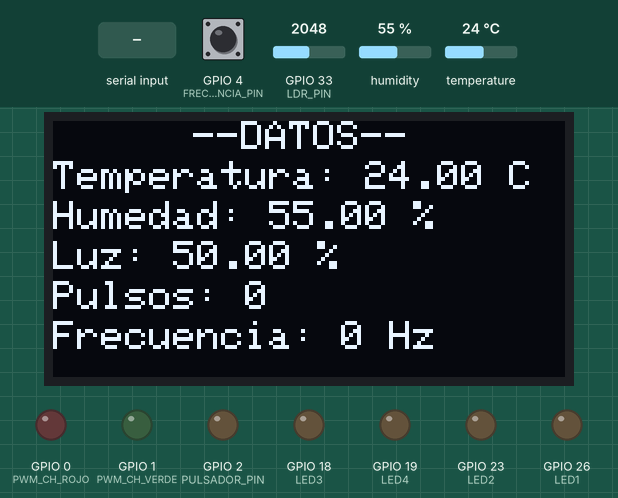
Simulated run of this sketch. Board: ESP32. On the bench: 128×64 one-colour display, output pins drawn as LEDs (lit = HIGH). The test bench sets the inputs (shaded band); at power-on: humidity 55 %, GPIO 4 (FRECUENCIA_PIN) HIGH, GPIO 33 (LDR_PIN) = 2048, temperature 24 °C. Nothing arrives over Bluetooth unless stated; what the sketch prints to the serial monitor is not drawn.

Above: at 1.6 s.
1.7 s: "LOGO\n" received over the second serial link
At 2.7 s:
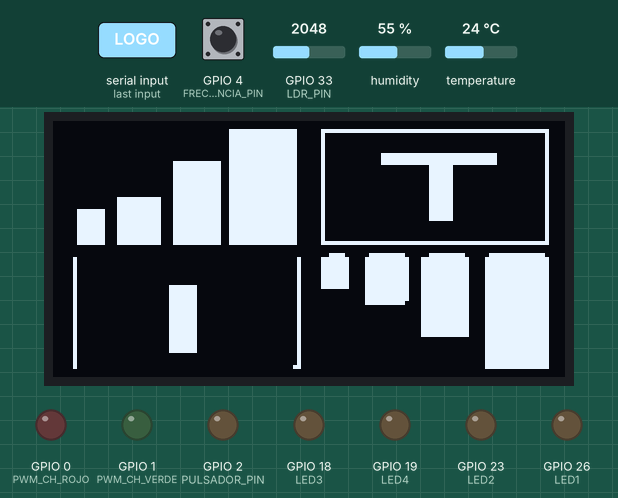
9.2 s: "LED1\n" received over the second serial link
At 9.9 s:
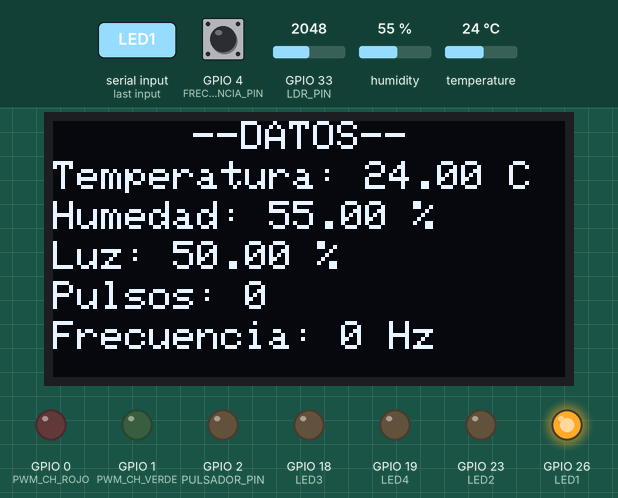
10.7 s: "PMW:90\n" received over the second serial link
At 11.0 s:
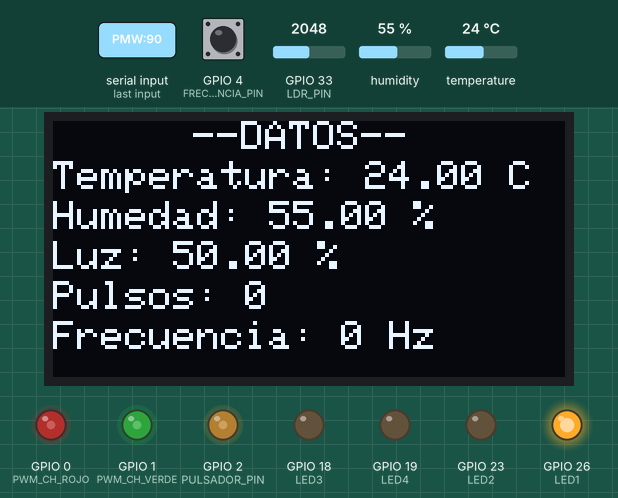
12.2 s: "LED2\n" received over the second serial link
At 13.4 s:
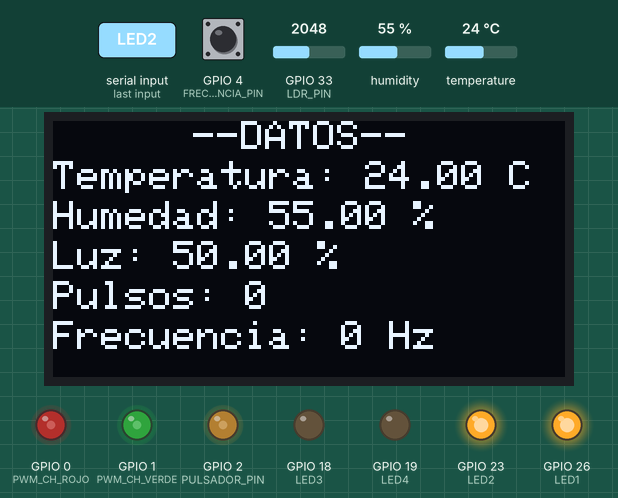
13.7 s: "PMW:,45\n" received over the second serial link
At 14.5 s:
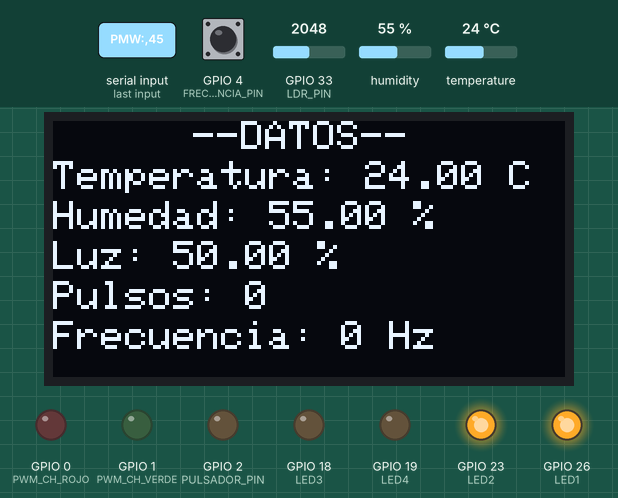
15.2 s: humidity set to 22 %
At 17.0 s:
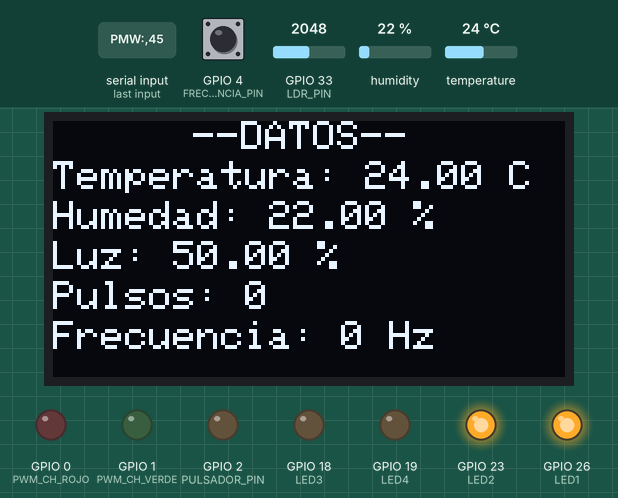
Timing chart, 0 to 18.5 s (numbered marks = the images above; inputs shaded):
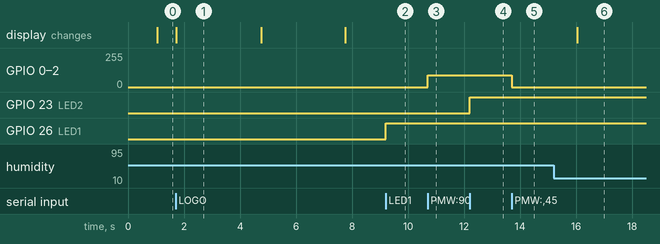

Measured:
- after the input at 1.7 s, the display: changes at once (image 1)
- after the input at 9.2 s, GPIO 26 (LED1): LOW → HIGH at once
- after the input at 10.7 s, GPIO 0 (PWM_CH_ROJO), GPIO 1 (PWM_CH_VERDE), GPIO 2 (PULSADOR_PIN): 0/255 → 90/255 at once
- after the input at 12.2 s, GPIO 23 (LED2): LOW → HIGH at once
- after the input at 13.7 s, GPIO 0 (PWM_CH_ROJO), GPIO 1 (PWM_CH_VERDE), GPIO 2 (PULSADOR_PIN): 90/255 → 0/255 at once
- after the input at 15.2 s, the display: changes after 0.85 s (image 6)
- what the display in image 1 shows lasts 3.1 s, from 1.7 s to 4.8 s

The sketch:

ESP32.ino
```cpp
#include <DHT.h>
#include <DHT_U.h>
#include <Wire.h>
#include <Adafruit_GFX.h>
#include <Adafruit_SSD1306.h>
#include <BluetoothSerial.h>

// --- Pines ---
#define DHTPIN 32
#define DHTTYPE DHT11
#define LDR_PIN 33
#define LED1 26
#define LED2 23
#define LED3 18
#define LED4 19

#define PULSADOR_PIN 2
#define FRECUENCIA_PIN 4

#define OLED_SDA 21
#define OLED_SCL 22

#define SCREEN_WIDTH 128
#define SCREEN_HEIGHT 64

#define ROJO_PIN 13
#define VERDE_PIN 14
#define AZUL_PIN 27

// Canales PWM
#define PWM_CH_ROJO 0
#define PWM_CH_VERDE 1
#define PWM_CH_AZUL 2
#define PWM_FREQ 5000
#define PWM_RES 8 // 8 bits = valores de 0 a 255

// --- Objetos ---
DHT dht(DHTPIN, DHTTYPE);
Adafruit_SSD1306 display(SCREEN_WIDTH, SCREEN_HEIGHT, &Wire, -1);
BluetoothSerial SerialBT;

// --- Variables globales ---
volatile unsigned long cuentaFrecuencia = 0;
volatile unsigned long pulsosBoton = 0;
volatile bool esperandoBajada = false;

// Variables para el logo
bool mostrarLogoActiva = false;
unsigned long tiempoInicioLogo = 0;
const unsigned long DURACION_CADA_LOGO = 3000; // 3 segundos para cada imagen
const unsigned long DURACION_TOTAL_LOGOS = 6000; // 6 segundos total (2 imágenes)
int imagenActual = 1; // 1 = primera imagen, 2 = segunda imagen

float Vcc = 4.6;
float Rc = 10000;
float Rmin = 470;
float Rmax = 10000;

unsigned long tiempoAnterior = 0;
const unsigned long intervalo = 1000; // 1 segundo

// LEDs
bool estadoLED1 = false;
bool estadoLED2 = false;
bool estadoLED3 = false;
bool estadoLED4 = false;

// Variables para almacenar los últimos datos
float ultimaTemperatura = 0;
float ultimaHumedad = 0;
float ultimaLuz = 0;
unsigned long ultimaFrecuencia = 0;
unsigned long ultimosPulsos = 0;

// Definición de los logos en formato XBM
#define logo_width 128
#define logo_height 64
const unsigned char logo_bits[] = {
  0x00, 0x00, 0x00, 0x00, 0x00, 0x00, 0x00, 0x00, 0x00, 0x00, 0x00, 0x00, 0x00, 0x00, 0x00, 0x00,
	0x00, 0x00, 0x00, 0x00, 0x00, 0x00, 0x00, 0x00, 0x00, 0x00, 0x00, 0x00, 0x00, 0x00, 0x00, 0x00,
	0x00, 0x00, 0x00, 0x00, 0x00, 0x0f, 0xff, 0xf8, 0x1f, 0xff, 0xff, 0xff, 0xff, 0xff, 0xff, 0xf0,
	0x00, 0x00, 0x00, 0x00, 0x00, 0x0f, 0xff, 0xf8, 0x10, 0x00, 0x00, 0x00, 0x00, 0x00, 0x00, 0x10,
	0x00, 0x00, 0x00, 0x00, 0x00, 0x0f, 0xff, 0xf8, 0x10, 0x00, 0x00, 0x00, 0x00, 0x00, 0x00, 0x10,
	0x00, 0x00, 0x00, 0x00, 0x00, 0x0f, 0xff, 0xf8, 0x10, 0x00, 0x00, 0x00, 0x00, 0x00, 0x00, 0x10,
	0x00, 0x00, 0x00, 0x00, 0x00, 0x0f, 0xff, 0xf8, 0x10, 0x00, 0x00, 0x00, 0x00, 0x00, 0x00, 0x10,
	0x00, 0x00, 0x00, 0x00, 0x00, 0x0f, 0xff, 0xf8, 0x10, 0x00, 0x00, 0x00, 0x00, 0x00, 0x00, 0x10,
	0x00, 0x00, 0x00, 0x00, 0x00, 0x0f, 0xff, 0xf8, 0x10, 0x00, 0x3f, 0xff, 0xff, 0xfe, 0x00, 0x10,
	0x00, 0x00, 0x00, 0x00, 0x00, 0x0f, 0xff, 0xf8, 0x10, 0x00, 0x3f, 0xff, 0xff, 0xfe, 0x00, 0x10,
	0x00, 0x00, 0x00, 0x03, 0xff, 0xcf, 0xff, 0xf8, 0x10, 0x00, 0x3f, 0xff, 0xff, 0xfe, 0x00, 0x10,
	0x00, 0x00, 0x00, 0x03, 0xff, 0xcf, 0xff, 0xf8, 0x10, 0x00, 0x00, 0x03, 0xf0, 0x00, 0x00, 0x10,
	0x00, 0x00, 0x00, 0x03, 0xff, 0xcf, 0xff, 0xf8, 0x10, 0x00, 0x00, 0x03, 0xf0, 0x00, 0x00, 0x10,
	0x00, 0x00, 0x00, 0x03, 0xff, 0xcf, 0xff, 0xf8, 0x10, 0x00, 0x00, 0x03, 0xf0, 0x00, 0x00, 0x10,
	0x00, 0x00, 0x00, 0x03, 0xff, 0xcf, 0xff, 0xf8, 0x10, 0x00, 0x00, 0x03, 0xf0, 0x00, 0x00, 0x10,
	0x00, 0x00, 0x00, 0x03, 0xff, 0xcf, 0xff, 0xf8, 0x10, 0x00, 0x00, 0x03, 0xf0, 0x00, 0x00, 0x10,
	0x00, 0x00, 0x00, 0x03, 0xff, 0xcf, 0xff, 0xf8, 0x10, 0x00, 0x00, 0x03, 0xf0, 0x00, 0x00, 0x10,
	0x00, 0x00, 0x00, 0x03, 0xff, 0xcf, 0xff, 0xf8, 0x10, 0x00, 0x00, 0x03, 0xf0, 0x00, 0x00, 0x10,
	0x00, 0x00, 0x00, 0x03, 0xff, 0xcf, 0xff, 0xf8, 0x10, 0x00, 0x00, 0x03, 0xf0, 0x00, 0x00, 0x10,
	0x00, 0x00, 0xff, 0xe3, 0xff, 0xcf, 0xff, 0xf8, 0x10, 0x00, 0x00, 0x03, 0xf0, 0x00, 0x00, 0x10,
	0x00, 0x00, 0xff, 0xe3, 0xff, 0xcf, 0xff, 0xf8, 0x10, 0x00, 0x00, 0x03, 0xf0, 0x00, 0x00, 0x10,
	0x00, 0x00, 0xff, 0xe3, 0xff, 0xcf, 0xff, 0xf8, 0x10, 0x00, 0x00, 0x03, 0xf0, 0x00, 0x00, 0x10,
	0x03, 0xf8, 0xff, 0xe3, 0xff, 0xcf, 0xff, 0xf8, 0x10, 0x00, 0x00, 0x03, 0xf0, 0x00, 0x00, 0x10,
	0x03, 0xf8, 0xff, 0xe3, 0xff, 0xcf, 0xff, 0xf8, 0x10, 0x00, 0x00, 0x03, 0xf0, 0x00, 0x00, 0x10,
	0x03, 0xf8, 0xff, 0xe3, 0xff, 0xcf, 0xff, 0xf8, 0x10, 0x00, 0x00, 0x03, 0xf0, 0x00, 0x00, 0x10,
	0x03, 0xf8, 0xff, 0xe3, 0xff, 0xcf, 0xff, 0xf8, 0x10, 0x00, 0x00, 0x00, 0x00, 0x00, 0x00, 0x10,
	0x03, 0xf8, 0xff, 0xe3, 0xff, 0xcf, 0xff, 0xf8, 0x10, 0x00, 0x00, 0x00, 0x00, 0x00, 0x00, 0x10,
	0x03, 0xf8, 0xff, 0xe3, 0xff, 0xcf, 0xff, 0xf8, 0x10, 0x00, 0x00, 0x00, 0x00, 0x00, 0x00, 0x10,
	0x03, 0xf8, 0xff, 0xe3, 0xff, 0xcf, 0xff, 0xf8, 0x10, 0x00, 0x00, 0x00, 0x00, 0x00, 0x00, 0x10,
	0x03, 0xf8, 0xff, 0xe3, 0xff, 0xcf, 0xff, 0xf8, 0x10, 0x00, 0x00, 0x00, 0x00, 0x00, 0x00, 0x10,
	0x03, 0xf8, 0xff, 0xe3, 0xff, 0xcf, 0xff, 0xf8, 0x1f, 0xff, 0xff, 0xff, 0xff, 0xff, 0xff, 0xf0,
	0x00, 0x00, 0x00, 0x00, 0x00, 0x00, 0x00, 0x00, 0x00, 0x00, 0x00, 0x00, 0x00, 0x00, 0x00, 0x00,
	0x00, 0x00, 0x00, 0x00, 0x00, 0x00, 0x00, 0x00, 0x00, 0x00, 0x00, 0x00, 0x00, 0x00, 0x00, 0x00,
	0x00, 0x00, 0x00, 0x00, 0x00, 0x00, 0x00, 0x00, 0x07, 0x81, 0xff, 0x03, 0xfe, 0x07, 0xff, 0xe0,
	0x04, 0x00, 0x00, 0x00, 0x00, 0x00, 0x00, 0x04, 0x1f, 0xc3, 0xff, 0x8f, 0xff, 0x0f, 0xff, 0xf0,
	0x04, 0x00, 0x00, 0x00, 0x00, 0x00, 0x00, 0x04, 0x1f, 0xc3, 0xff, 0x8f, 0xff, 0x0f, 0xff, 0xf0,
	0x04, 0x00, 0x00, 0x00, 0x00, 0x00, 0x00, 0x04, 0x1f, 0xc3, 0xff, 0x8f, 0xff, 0x0f, 0xff, 0xf0,
	0x04, 0x00, 0x00, 0x00, 0x00, 0x00, 0x00, 0x04, 0x1f, 0xc3, 0xff, 0x8f, 0xff, 0x0f, 0xff, 0xf0,
	0x04, 0x00, 0x00, 0x00, 0x00, 0x00, 0x00, 0x04, 0x1f, 0xc3, 0xff, 0x8f, 0xff, 0x0f, 0xff, 0xf0,
	0x04, 0x00, 0x00, 0x00, 0x00, 0x00, 0x00, 0x04, 0x1f, 0xc3, 0xff, 0x8f, 0xff, 0x0f, 0xff, 0xf0,
	0x04, 0x00, 0x00, 0x00, 0x00, 0x00, 0x00, 0x04, 0x1f, 0xc3, 0xff, 0x8f, 0xff, 0x0f, 0xff, 0xf0,
	0x04, 0x00, 0x00, 0x07, 0xf0, 0x00, 0x00, 0x04, 0x1f, 0xc3, 0xff, 0x8f, 0xff, 0x0f, 0xff, 0xf0,
	0x04, 0x00, 0x00, 0x07, 0xf0, 0x00, 0x00, 0x04, 0x00, 0x03, 0xff, 0x8f, 0xff, 0x0f, 0xff, 0xf0,
	0x04, 0x00, 0x00, 0x07, 0xf0, 0x00, 0x00, 0x04, 0x00, 0x03, 0xff, 0x8f, 0xff, 0x0f, 0xff, 0xf0,
	0x04, 0x00, 0x00, 0x07, 0xf0, 0x00, 0x00, 0x04, 0x00, 0x03, 0xff, 0x8f, 0xff, 0x0f, 0xff, 0xf0,
	0x04, 0x00, 0x00, 0x07, 0xf0, 0x00, 0x00, 0x04, 0x00, 0x03, 0xff, 0x0f, 0xff, 0x0f, 0xff, 0xf0,
	0x04, 0x00, 0x00, 0x07, 0xf0, 0x00, 0x00, 0x04, 0x00, 0x00, 0x00, 0x0f, 0xff, 0x0f, 0xff, 0xf0,
	0x04, 0x00, 0x00, 0x07, 0xf0, 0x00, 0x00, 0x04, 0x00, 0x00, 0x00, 0x0f, 0xff, 0x0f, 0xff, 0xf0,
	0x04, 0x00, 0x00, 0x07, 0xf0, 0x00, 0x00, 0x04, 0x00, 0x00, 0x00, 0x0f, 0xff, 0x0f, 0xff, 0xf0,
	0x04, 0x00, 0x00, 0x07, 0xf0, 0x00, 0x00, 0x04, 0x00, 0x00, 0x00, 0x0f, 0xff, 0x0f, 0xff, 0xf0,
	0x04, 0x00, 0x00, 0x07, 0xf0, 0x00, 0x00, 0x04, 0x00, 0x00, 0x00, 0x0f, 0xff, 0x0f, 0xff, 0xf0,
	0x04, 0x00, 0x00, 0x07, 0xf0, 0x00, 0x00, 0x04, 0x00, 0x00, 0x00, 0x0f, 0xff, 0x0f, 0xff, 0xf0,
	0x04, 0x00, 0x00, 0x07, 0xf0, 0x00, 0x00, 0x04, 0x00, 0x00, 0x00, 0x0f, 0xff, 0x0f, 0xff, 0xf0,
	0x04, 0x00, 0x00, 0x07, 0xf0, 0x00, 0x00, 0x04, 0x00, 0x00, 0x00, 0x0f, 0xff, 0x0f, 0xff, 0xf0,
	0x04, 0x00, 0x00, 0x07, 0xf0, 0x00, 0x00, 0x04, 0x00, 0x00, 0x00, 0x00, 0x00, 0x0f, 0xff, 0xf0,
	0x04, 0x00, 0x00, 0x07, 0xf0, 0x00, 0x00, 0x04, 0x00, 0x00, 0x00, 0x00, 0x00, 0x0f, 0xff, 0xf0,
	0x04, 0x00, 0x00, 0x07, 0xf0, 0x00, 0x00, 0x04, 0x00, 0x00, 0x00, 0x00, 0x00, 0x0f, 0xff, 0xf0,
	0x04, 0x00, 0x00, 0x07, 0xf0, 0x00, 0x00, 0x04, 0x00, 0x00, 0x00, 0x00, 0x00, 0x0f, 0xff, 0xf0,
	0x04, 0x00, 0x00, 0x00, 0x00, 0x00, 0x00, 0x04, 0x00, 0x00, 0x00, 0x00, 0x00, 0x0f, 0xff, 0xf0,
	0x04, 0x00, 0x00, 0x00, 0x00, 0x00, 0x00, 0x04, 0x00, 0x00, 0x00, 0x00, 0x00, 0x0f, 0xff, 0xf0,
	0x04, 0x00, 0x00, 0x00, 0x00, 0x00, 0x00, 0x04, 0x00, 0x00, 0x00, 0x00, 0x00, 0x0f, 0xff, 0xf0,
	0x04, 0x00, 0x00, 0x00, 0x00, 0x00, 0x00, 0x0c, 0x00, 0x00, 0x00, 0x00, 0x00, 0x0f, 0xff, 0xf0,
	0x00, 0x00, 0x00, 0x00, 0x00, 0x00, 0x00, 0x00, 0x00, 0x00, 0x00, 0x00, 0x00, 0x00, 0x00, 0x00,
	0x00, 0x00, 0x00, 0x00, 0x00, 0x00, 0x00, 0x00, 0x00, 0x00, 0x00, 0x00, 0x00, 0x00, 0x00, 0x00
  };

#define logo2_width 128
#define logo2_height 64
const unsigned char logo2_bits[] = {
	0xff, 0xff, 0xff, 0xff, 0xff, 0xff, 0xff, 0xff, 0xff, 0xff, 0xff, 0xff, 0xff, 0xff, 0xff, 0xff,
	0xff, 0xff, 0xff, 0xff, 0xff, 0xff, 0xff, 0xff, 0xff, 0xff, 0xff, 0xff, 0xff, 0xff, 0xff, 0xff,
	0xff, 0xff, 0xff, 0xff, 0xff, 0xff, 0xff, 0xff, 0xff, 0xff, 0xff, 0xff, 0xff, 0xff, 0xff, 0xff,
	0xff, 0xff, 0xff, 0xff, 0xff, 0xff, 0xff, 0xff, 0xff, 0xff, 0xff, 0xff, 0xff, 0xff, 0xff, 0xff,
	0xff, 0xff, 0xff, 0xff, 0xff, 0xff, 0xff, 0xff, 0xff, 0xff, 0xff, 0xff, 0xff, 0xff, 0xff, 0xff,
	0xff, 0xff, 0xff, 0xff, 0xff, 0xff, 0xff, 0xff, 0xff, 0xff, 0xff, 0xff, 0xff, 0xff, 0xff, 0xff,
	0xff, 0xff, 0xff, 0xff, 0xff, 0xff, 0xff, 0xff, 0xff, 0xff, 0xff, 0xff, 0xff, 0xff, 0xff, 0xff,
	0xff, 0xff, 0xff, 0xff, 0xff, 0xff, 0xff, 0xff, 0xff, 0xff, 0xff, 0xff, 0xff, 0xff, 0xff, 0xff,
	0xff, 0xff, 0xff, 0xff, 0xff, 0xff, 0xff, 0xff, 0xff, 0xff, 0xff, 0xff, 0xff, 0xff, 0xff, 0xff,
	0xff, 0xff, 0xff, 0xff, 0xff, 0xff, 0xff, 0xff, 0xff, 0xff, 0xff, 0xff, 0xff, 0xff, 0xff, 0xff,
	0xff, 0xfc, 0x00, 0x00, 0x7f, 0xff, 0xff, 0xff, 0xff, 0xff, 0xff, 0xff, 0xe0, 0x00, 0x7f, 0xff,
	0xfe, 0xe0, 0x00, 0x00, 0x00, 0x00, 0x0f, 0xff, 0xff, 0xfe, 0x00, 0x00, 0x00, 0x00, 0x0e, 0xff,
	0xfb, 0x80, 0x00, 0x00, 0x00, 0x00, 0x01, 0xff, 0xff, 0x80, 0x00, 0x00, 0x00, 0x00, 0x03, 0xbf,
	0xee, 0x00, 0x7f, 0xff, 0x80, 0x00, 0x01, 0xff, 0xff, 0x00, 0x00, 0x00, 0x3f, 0xfc, 0x00, 0xe7,
	0x3c, 0x0f, 0xff, 0xff, 0xff, 0xff, 0xff, 0xff, 0xff, 0xef, 0xff, 0xff, 0xff, 0xff, 0xe0, 0x39,
	0xf0, 0x7f, 0xff, 0xff, 0xff, 0xff, 0xff, 0xff, 0xff, 0xff, 0xff, 0xff, 0xff, 0xff, 0xfc, 0x1f,
	0xe7, 0xff, 0xff, 0x80, 0x00, 0x03, 0xff, 0xff, 0xff, 0xff, 0xff, 0xff, 0xff, 0xff, 0xff, 0xcf,
	0xff, 0xff, 0xff, 0xff, 0xff, 0xff, 0xff, 0xff, 0xff, 0xff, 0xff, 0xff, 0xff, 0xff, 0xff, 0xff,
	0xff, 0xff, 0xff, 0xff, 0xff, 0xff, 0x9f, 0xff, 0xff, 0xf9, 0xff, 0xff, 0xff, 0xff, 0xff, 0xff,
	0xff, 0xff, 0xcf, 0x00, 0x07, 0x07, 0xcf, 0xff, 0xff, 0xf3, 0xf0, 0x00, 0x00, 0xc3, 0xff, 0xff,
	0xff, 0xff, 0x3e, 0x00, 0xe3, 0xbf, 0xc7, 0xff, 0xff, 0xe3, 0xdc, 0xe0, 0x00, 0x7c, 0xff, 0xff,
	0xff, 0xfc, 0xfc, 0x00, 0x03, 0xdf, 0xe7, 0xff, 0xff, 0xe7, 0xfb, 0xc0, 0x00, 0x3f, 0x3f, 0xff,
	0xff, 0xe3, 0xfc, 0x00, 0x03, 0xef, 0xef, 0xff, 0xff, 0xe7, 0xf7, 0xc0, 0x00, 0x3f, 0xcf, 0xff,
	0xff, 0xcc, 0x7e, 0x00, 0x07, 0xff, 0xff, 0xff, 0xff, 0xff, 0xff, 0xc0, 0x00, 0x7f, 0x33, 0xff,
	0xff, 0xff, 0xc0, 0x00, 0x00, 0x03, 0xff, 0xff, 0xff, 0xff, 0xc0, 0x00, 0x00, 0xe1, 0xff, 0xff,
	0xff, 0xff, 0xff, 0xff, 0xff, 0xff, 0xff, 0xff, 0xff, 0xff, 0xff, 0xff, 0xff, 0xff, 0xff, 0xff,
	0xff, 0xff, 0xff, 0xff, 0xff, 0xff, 0xff, 0xff, 0xff, 0xff, 0xff, 0xff, 0xff, 0xff, 0xff, 0xff,
	0xff, 0xff, 0xff, 0xff, 0xff, 0xff, 0xff, 0xff, 0xff, 0xff, 0xff, 0xff, 0xff, 0xff, 0xff, 0xff,
	0xff, 0xff, 0xff, 0xff, 0xff, 0xff, 0xff, 0xff, 0xff, 0xff, 0xff, 0xff, 0xff, 0xff, 0xff, 0xff,
	0xff, 0xff, 0xff, 0xff, 0xff, 0xff, 0xff, 0xff, 0xff, 0xff, 0xff, 0xff, 0xff, 0xff, 0xff, 0xff,
	0xff, 0xff, 0xff, 0xff, 0xff, 0xff, 0xff, 0xff, 0xff, 0xff, 0xff, 0xff, 0xff, 0xff, 0xff, 0xff,
	0xff, 0xff, 0xff, 0xff, 0xff, 0xff, 0xff, 0xff, 0xff, 0xff, 0xff, 0xff, 0xff, 0xff, 0xff, 0xff,
	0xff, 0xff, 0xff, 0xff, 0xff, 0xff, 0xff, 0xff, 0xff, 0xff, 0xff, 0xff, 0xff, 0xff, 0xff, 0xff,
	0xff, 0xff, 0xff, 0xff, 0xff, 0xff, 0xff, 0xff, 0xff, 0xff, 0xff, 0xff, 0xff, 0xff, 0xff, 0xff,
	0xff, 0xff, 0xff, 0xff, 0xff, 0xff, 0xff, 0xff, 0xff, 0xff, 0xff, 0xff, 0xff, 0xff, 0xff, 0xff,
	0xff, 0xff, 0xff, 0xff, 0xff, 0xff, 0xff, 0xff, 0xff, 0xff, 0xff, 0xff, 0xff, 0xff, 0xff, 0xff,
	0xff, 0xff, 0xff, 0xff, 0xff, 0xff, 0xff, 0xff, 0xff, 0xff, 0xff, 0xff, 0xff, 0xff, 0xfc, 0x7f,
	0xff, 0xff, 0xff, 0xff, 0xff, 0xff, 0xff, 0xff, 0xff, 0xff, 0xff, 0xff, 0xff, 0xff, 0xf9, 0xff,
	0xff, 0xff, 0xff, 0xff, 0xff, 0xff, 0xff, 0xff, 0xff, 0xff, 0xff, 0xff, 0xff, 0xff, 0xf3, 0xff,
	0xff, 0xff, 0xff, 0xff, 0xff, 0xff, 0xff, 0xff, 0xff, 0xff, 0xff, 0xff, 0xff, 0xff, 0xe7, 0xff,
	0xff, 0xff, 0xff, 0xff, 0xff, 0xff, 0xff, 0xff, 0xff, 0xff, 0xff, 0xff, 0xff, 0xff, 0x8f, 0xff,
	0xff, 0xff, 0xff, 0xff, 0xff, 0xff, 0xff, 0xff, 0xff, 0xff, 0xff, 0xff, 0xff, 0xff, 0x3f, 0xff,
	0xff, 0xff, 0xff, 0xff, 0xff, 0xff, 0xff, 0xff, 0xff, 0xff, 0xff, 0xff, 0xff, 0xfe, 0x7f, 0xff,
	0xff, 0xff, 0xff, 0xff, 0xff, 0xff, 0xff, 0xff, 0xff, 0xff, 0xff, 0xff, 0xff, 0xfc, 0xff, 0xff,
	0xff, 0xff, 0xff, 0xff, 0xff, 0xff, 0xff, 0xff, 0xff, 0xff, 0xff, 0xff, 0xc7, 0xf9, 0xff, 0xff,
	0xff, 0xff, 0xff, 0xff, 0xff, 0xff, 0xff, 0xff, 0xff, 0xff, 0xff, 0xff, 0x9f, 0xf9, 0xff, 0xff,
	0xff, 0xff, 0xff, 0xff, 0xff, 0xff, 0xff, 0xff, 0xff, 0xff, 0xff, 0xfe, 0x3f, 0xf3, 0xff, 0xff,
	0xff, 0xff, 0xff, 0xff, 0xff, 0xff, 0xff, 0xff, 0xff, 0xff, 0xff, 0xf0, 0xff, 0xe7, 0xff, 0xff,
	0xff, 0xff, 0xff, 0xff, 0xff, 0xff, 0xff, 0xff, 0xff, 0xff, 0xff, 0x07, 0xff, 0xe7, 0xff, 0xff,
	0xff, 0xff, 0xff, 0xff, 0xff, 0xff, 0xff, 0xff, 0xff, 0xff, 0x80, 0x7f, 0xff, 0xcf, 0xff, 0xff,
	0xff, 0xff, 0xff, 0xfc, 0xff, 0xff, 0xff, 0xff, 0xf8, 0x00, 0x7f, 0xff, 0xff, 0xcf, 0xff, 0xff,
	0xff, 0xff, 0xff, 0xfc, 0x00, 0x00, 0x00, 0x00, 0x0f, 0xff, 0xff, 0xff, 0xff, 0xcf, 0xff, 0xff,
	0xff, 0xff, 0xff, 0xfc, 0x7c, 0x00, 0x3f, 0xff, 0xff, 0xff, 0xff, 0xff, 0xff, 0xcf, 0xff, 0xff,
	0xff, 0xff, 0xff, 0xfe, 0x7f, 0xff, 0xff, 0xff, 0xff, 0xff, 0xff, 0xff, 0xff, 0x9f, 0xff, 0xff,
	0xff, 0xff, 0xff, 0xff, 0xff, 0xff, 0xff, 0xff, 0xff, 0xff, 0xff, 0xff, 0xff, 0x9f, 0xff, 0xff,
	0xff, 0xff, 0xff, 0xff, 0xff, 0xff, 0xff, 0xff, 0xff, 0xff, 0xff, 0xff, 0xff, 0x9f, 0xff, 0xff,
	0xff, 0xff, 0xff, 0xff, 0xff, 0xff, 0xff, 0xff, 0xff, 0xff, 0xff, 0xff, 0xff, 0x9f, 0xff, 0xff,
	0xff, 0xff, 0xff, 0xff, 0xff, 0xff, 0xff, 0xff, 0xff, 0xff, 0xff, 0xff, 0xff, 0xff, 0xff, 0xff,
	0xff, 0xff, 0xff, 0xff, 0xff, 0xff, 0xff, 0xff, 0xff, 0xff, 0xff, 0xff, 0xff, 0xff, 0xff, 0xff,
	0xff, 0xff, 0xff, 0xff, 0xff, 0xff, 0xff, 0xff, 0xff, 0xff, 0xff, 0xff, 0xff, 0xff, 0xff, 0xff,
	0xff, 0xff, 0xff, 0xff, 0xff, 0xff, 0xff, 0xff, 0xff, 0xff, 0xff, 0xff, 0xff, 0xff, 0xff, 0xff,
	0xff, 0xff, 0xff, 0xff, 0xff, 0xff, 0xff, 0xff, 0xff, 0xff, 0xff, 0xff, 0xff, 0xff, 0xff, 0xff,
	0xff, 0xff, 0xff, 0xff, 0xff, 0xff, 0xff, 0xff, 0xff, 0xff, 0xff, 0xff, 0xff, 0xff, 0xff, 0xff,
	0xff, 0xff, 0xff, 0xff, 0xff, 0xff, 0xff, 0xff, 0xff, 0xff, 0xff, 0xff, 0xff, 0xff, 0xff, 0xff
};

void setup() {
  SerialBT.begin("ESP32-GAHO");
  pinMode(LED1, OUTPUT);
  pinMode(LED2, OUTPUT);
  pinMode(LED3, OUTPUT);
  pinMode(LED4, OUTPUT);

  pinMode(PULSADOR_PIN, INPUT_PULLUP);
  pinMode(FRECUENCIA_PIN, INPUT);

  Wire.begin(OLED_SDA, OLED_SCL);
  display.begin(SSD1306_SWITCHCAPVCC, 0x3C);
  display.clearDisplay();
  display.display();

  attachInterrupt(digitalPinToInterrupt(PULSADOR_PIN), contarPulsador, CHANGE);
  attachInterrupt(digitalPinToInterrupt(FRECUENCIA_PIN), contarFrecuencia, RISING);

  // Configuración PWM para cada canal
  ledcAttach(PWM_CH_ROJO, PWM_FREQ, PWM_RES);
  ledcAttach(PWM_CH_VERDE, PWM_FREQ, PWM_RES);
  ledcAttach(PWM_CH_AZUL, PWM_FREQ, PWM_RES);

  // Asignar cada canal a su pin

Serial.begin(115200);
  dht.begin();
}

void contarPulsador() {
  bool estado = digitalRead(PULSADOR_PIN);

  if (!esperandoBajada && estado == HIGH) {
    esperandoBajada = true;
  } else if (esperandoBajada && estado == LOW) {
    pulsosBoton++;
    esperandoBajada = false;
  }
}

void contarFrecuencia() {
  cuentaFrecuencia++;
}

void mostrarLogo() {
  display.clearDisplay();

  // Mostrar la primera imagen
  if (imagenActual == 1) {
    display.drawBitmap(0, 0, logo_bits, logo_width, logo_height, SSD1306_WHITE);
  }
  // Mostrar la segunda imagen
  else if (imagenActual == 2) {
    display.drawBitmap(0, 0, logo2_bits, logo2_width, logo2_height, SSD1306_WHITE);
  }

  display.display();

  // Solo inicializar el timer si no estaba activo
  if (!mostrarLogoActiva) {
    mostrarLogoActiva = true;
    tiempoInicioLogo = millis();
    imagenActual = 1; // Empezar siempre con la primera imagen
  }
}

void actualizarPantallaDatos() {
  display.clearDisplay();
  display.setTextSize(1);
  display.setTextColor(SSD1306_WHITE);
  display.setCursor(35, 0);
  display.print("--DATOS--");
  display.setCursor(0, 10);
  display.print("Temperatura: ");
  display.print(ultimaTemperatura);
  display.println(" C");
  display.setCursor(0, 20);
  display.print("Humedad: ");
  display.print(ultimaHumedad);
  display.println(" %");
  display.setCursor(0, 30);
  display.print("Luz: ");
  display.print(ultimaLuz);
  display.println(" %");
  display.setCursor(0, 40);
  display.print("Pulsos: ");
  display.println(ultimosPulsos);
  display.setCursor(0, 50);
  display.print("Frecuencia: ");
  display.print(ultimaFrecuencia);
  display.println(" Hz");
  display.display();
}

void loop() {
  unsigned long tiempoActual = millis();

  // Gestión de las imágenes del logo
  if (mostrarLogoActiva) {
    unsigned long tiempoTranscurrido = tiempoActual - tiempoInicioLogo;

    // Cambiar a la segunda imagen después de 3 segundos
    if (tiempoTranscurrido >= DURACION_CADA_LOGO && imagenActual == 1) {
      imagenActual = 2;
      display.clearDisplay();
      display.drawBitmap(0, 0, logo2_bits, logo2_width, logo2_height, SSD1306_WHITE);
      display.display();
    }

    // Terminar secuencia de logos después de 6 segundos
    if (tiempoTranscurrido >= DURACION_TOTAL_LOGOS) {
      mostrarLogoActiva = false;
      imagenActual = 1; // Reset para la próxima vez
      // Actualizar inmediatamente la pantalla con los datos actuales
      actualizarPantallaDatos();
    }
  }

  // Actualización de sensores cada segundo
  if (tiempoActual - tiempoAnterior >= intervalo) {
    tiempoAnterior = tiempoActual;

    // Capturar y reiniciar contadores (con interrupciones bloqueadas)
    noInterrupts();
    unsigned long frecuencia = cuentaFrecuencia;
    cuentaFrecuencia = 0;
    unsigned long pulsos = pulsosBoton;
    interrupts();

    // Sensor LDR
    int valorBruto = analogRead(LDR_PIN);
    float Vin = (valorBruto / 4095.0) * Vcc;
    float luz = map(valorBruto, 0, 4095, 100, 0); // Luz % invertido
    luz = constrain(luz, 0.0, 100.0);

    // Sensor DHT
    float temperatura = dht.readTemperature();
    float humedad = dht.readHumidity();

    // Actualizar variables globales con los últimos datos
    ultimaTemperatura = temperatura;
    ultimaHumedad = humedad;
    ultimaLuz = luz;
    ultimaFrecuencia = frecuencia;
    ultimosPulsos = pulsos;

    // Solo mostrar datos en pantalla si no se está mostrando el logo
    if (!mostrarLogoActiva) {
      actualizarPantallaDatos();
    }

    // Enviar datos por Bluetooth
    String datos =
    "Temperatura: " + String(temperatura) + " C, " +
    "Humedad: " + String(humedad) + " %, " +
    "Luz: " + String(luz) + " %, " +
    "Frecuencia: " + String(frecuencia) + " Hz, " +
    "Pulsos: " + String(pulsos);
    SerialBT.println(datos);
  }

  // Procesar comandos por Bluetooth
  if (SerialBT.available()) {
    String comando = SerialBT.readStringUntil('\n');
    comando.trim();
    if (comando.startsWith("PMW:")) {
      int valor = comando.substring(4).toInt(); // extrae número tras "PMW:"
      valor = constrain(valor, 0, 255);
      ledcWrite(PWM_CH_ROJO, valor);
      ledcWrite(PWM_CH_VERDE, valor);
      ledcWrite(PWM_CH_AZUL, valor);
    }
    if (comando.equalsIgnoreCase("LOGO")) {
      mostrarLogo();
    } else if (comando == "LED1") {
      estadoLED1 = !estadoLED1;
      digitalWrite(LED1, estadoLED1 ? HIGH : LOW);
    } else if (comando == "LED2") {
      estadoLED2 = !estadoLED2;
      digitalWrite(LED2, estadoLED2 ? HIGH : LOW);
    } else if (comando == "LED3") {
      estadoLED3 = !estadoLED3;
      digitalWrite(LED3, estadoLED3 ? HIGH : LOW);
    } else if (comando == "LED4") {
      estadoLED4 = !estadoLED4;
      digitalWrite(LED4, estadoLED4 ? HIGH : LOW);
    }
    Serial.println(comando);
  }
}
```
